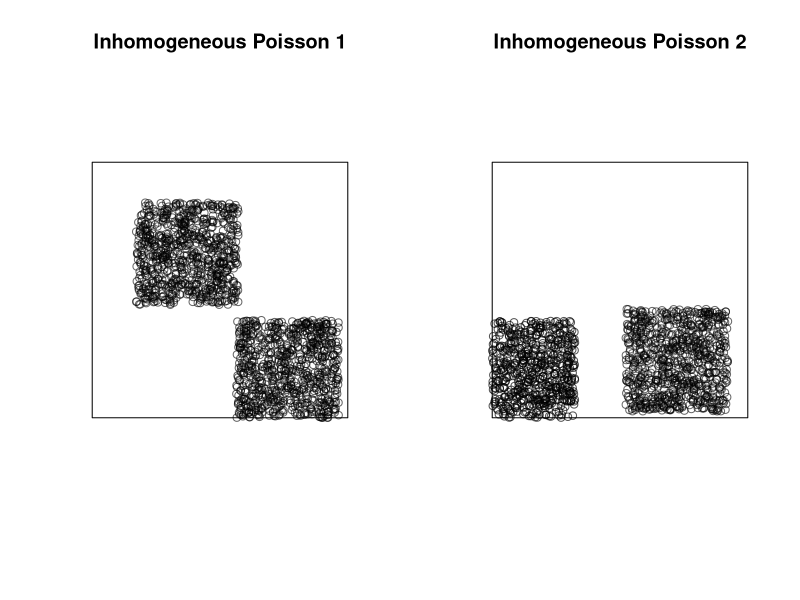

Recreate this plot in R.
library(spatstat)
par(mfrow=c(1,2))
# generate 4 random numbers with [1,10]
# corresponding to x & y of the two centers
a<-runif(4,min = 0, max = 10)
a
# defined intensity for group 1 & distance constraints to the centers  
lambda1 <- function(x, y) {50*as.numeric((abs(x -a[1])<2) & (abs(y -a[2])<2))}
plot(rpoispp(lambda1, win=owin(c(0,10),c(0,10))), main = "Inhomogeneous Poisson 1")
# defined intensity for group 2 & distance constraints to the centers  
lambda2 <- function(x, y) {50*as.numeric((abs(x -a[3])<2) & (abs(y -a[4])<2))}
plot(rpoispp(lambda2, win=owin(c(0,10),c(0,10))),add=TRUE)

# 2nd simulations 
a<-runif(4,min = 0, max = 10)
a
lambda1 <- function(x, y) {50*as.numeric((abs(x -a[1])<2) & (abs(y -a[2])<2))}
plot(rpoispp(lambda1, win=owin(c(0,10),c(0,10))), main="Inhomogeneous Poisson 2")

lambda2 <- function(x, y) {50*as.numeric((abs(x -a[3])<2) & (abs(y -a[4])<2))}
plot(rpoispp(lambda2, win=owin(c(0,10),c(0,10))),add=TRUE)
